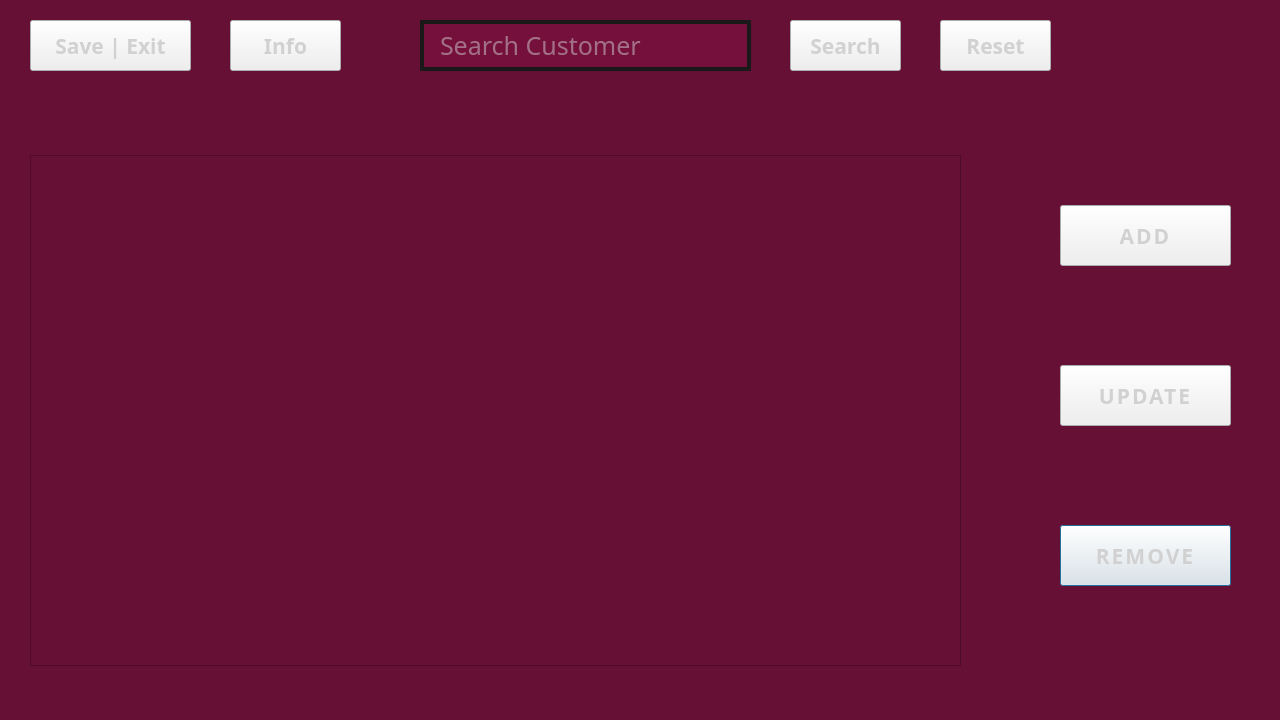
<?xml version="1.0" encoding="UTF-8"?>
<ui version="4.0">
 <class>ViewCustomerDialog</class>
 <widget class="QDialog" name="ViewCustomerDialog">
  <property name="geometry">
   <rect>
    <x>0</x>
    <y>0</y>
    <width>1280</width>
    <height>720</height>
   </rect>
  </property>
  <property name="windowTitle">
   <string>Dialog</string>
  </property>
  <property name="styleSheet">
   <string notr="true">QDialog {
	background-color: rgb(102, 16, 53);
}</string>
  </property>
  <widget class="QTableView" name="tableView">
   <property name="geometry">
    <rect>
     <x>30</x>
     <y>155</y>
     <width>931</width>
     <height>511</height>
    </rect>
   </property>
   <property name="font">
    <font>
     <family>Source Code Pro</family>
     <pointsize>12</pointsize>
     <bold>true</bold>
     <stylestrategy>PreferDefault</stylestrategy>
    </font>
   </property>
   <property name="mouseTracking">
    <bool>true</bool>
   </property>
   <property name="focusPolicy">
    <enum>Qt::ClickFocus</enum>
   </property>
   <property name="styleSheet">
    <string notr="true">QTableView {
background-color: rgb(102, 16, 53);
border: 6px solid  '#1a1818';
gridline-color:  '#1a1818';
selection-background-color: rgb(84, 13, 43);
}
QHeaderView::section {
border-color: rgb(26, 24, 24);
color: rgb(209, 209, 209);
font: 13pt &quot;HP Simplified Jpan&quot;;
background-color: rgb(102, 16, 53);
height: 65px;
}

QHeaderView::section::hover {
background-color: rgb(102, 16, 53);
}

QTableView::item{
background-color: rgb(102, 16, 53);
color: rgb(209, 209, 209);
}

QTableView::item:hover {
background-color: rgb(84, 13, 43);
}
QTableView::item:selected {
background-color: rgb(102, 16, 53);
}</string>
   </property>
   <property name="editTriggers">
    <set>QAbstractItemView::NoEditTriggers</set>
   </property>
   <property name="showGrid">
    <bool>true</bool>
   </property>
   <property name="gridStyle">
    <enum>Qt::DashLine</enum>
   </property>
   <property name="cornerButtonEnabled">
    <bool>false</bool>
   </property>
   <attribute name="horizontalHeaderCascadingSectionResizes">
    <bool>false</bool>
   </attribute>
   <attribute name="horizontalHeaderDefaultSectionSize">
    <number>159</number>
   </attribute>
   <attribute name="verticalHeaderCascadingSectionResizes">
    <bool>false</bool>
   </attribute>
  </widget>
  <widget class="QPushButton" name="rmCustomerBtn">
   <property name="geometry">
    <rect>
     <x>1060</x>
     <y>525</y>
     <width>171</width>
     <height>61</height>
    </rect>
   </property>
   <property name="font">
    <font>
     <family>HP Simplified Jpan</family>
     <pointsize>16</pointsize>
     <bold>true</bold>
    </font>
   </property>
   <property name="styleSheet">
    <string notr="true">QPushButton {
background: '#75103c';
color: rgb(209, 209, 209);
border: 4px solid '#1a1818';
letter-spacing: 2px;
}

QPushButton::hover {
background-color: rgb(84, 13, 43);
}</string>
   </property>
   <property name="text">
    <string>REMOVE</string>
   </property>
  </widget>
  <widget class="QPushButton" name="infoBtn">
   <property name="geometry">
    <rect>
     <x>230</x>
     <y>20</y>
     <width>111</width>
     <height>51</height>
    </rect>
   </property>
   <property name="font">
    <font>
     <family>HP Simplified Jpan</family>
     <pointsize>16</pointsize>
     <bold>true</bold>
    </font>
   </property>
   <property name="styleSheet">
    <string notr="true">QPushButton {
background: '#75103c';
color: rgb(209, 209, 209);
border: 4px solid '#1a1818';
}

QPushButton::hover {
background-color: rgb(84, 13, 43);
}</string>
   </property>
   <property name="text">
    <string>Info</string>
   </property>
  </widget>
  <widget class="QLineEdit" name="srchCustomerBox">
   <property name="geometry">
    <rect>
     <x>420</x>
     <y>20</y>
     <width>331</width>
     <height>51</height>
    </rect>
   </property>
   <property name="font">
    <font>
     <family>HP Simpified Jpan</family>
     <pointsize>19</pointsize>
     <italic>false</italic>
     <bold>false</bold>
    </font>
   </property>
   <property name="styleSheet">
    <string notr="true">QLineEdit {
	font: 19pt &quot;HP Simpified Jpan&quot;;
	border: 4px solid rgb(26, 24, 24);
	padding-left: 14px;
	background: rgb(117, 16, 60);
	color: rgb(209, 209, 209);
}</string>
   </property>
   <property name="text">
    <string/>
   </property>
   <property name="placeholderText">
    <string>Search Customer</string>
   </property>
  </widget>
  <widget class="QPushButton" name="resetBtn">
   <property name="geometry">
    <rect>
     <x>940</x>
     <y>20</y>
     <width>111</width>
     <height>51</height>
    </rect>
   </property>
   <property name="font">
    <font>
     <family>HP Simplified Jpan</family>
     <pointsize>16</pointsize>
     <bold>true</bold>
    </font>
   </property>
   <property name="styleSheet">
    <string notr="true">QPushButton {
background: '#75103c';
color: rgb(209, 209, 209);
border: 4px solid '#1a1818';
}

QPushButton::hover {
background-color: rgb(84, 13, 43);
}</string>
   </property>
   <property name="text">
    <string>Reset</string>
   </property>
  </widget>
  <widget class="QPushButton" name="timeButton">
   <property name="geometry">
    <rect>
     <x>1090</x>
     <y>15</y>
     <width>161</width>
     <height>61</height>
    </rect>
   </property>
   <property name="font">
    <font>
     <family>HP Simplified Jpan</family>
     <pointsize>16</pointsize>
     <bold>true</bold>
    </font>
   </property>
   <property name="styleSheet">
    <string notr="true">QPushButton {
background: '#75103c';
color: rgb(209, 209, 209);
border: 4px solid '#1a1818';
border-radius: 10px;
}

QPushButton::hover {
background: '#75103c';
}</string>
   </property>
   <property name="text">
    <string/>
   </property>
  </widget>
  <widget class="QPushButton" name="saveBtn">
   <property name="geometry">
    <rect>
     <x>30</x>
     <y>20</y>
     <width>161</width>
     <height>51</height>
    </rect>
   </property>
   <property name="font">
    <font>
     <family>HP Simplified Jpan</family>
     <pointsize>16</pointsize>
     <bold>true</bold>
    </font>
   </property>
   <property name="styleSheet">
    <string notr="true">QPushButton {
background: '#75103c';
color: rgb(209, 209, 209);
border: 4px solid '#1a1818';
}

QPushButton::hover {
background-color: rgb(84, 13, 43);
}</string>
   </property>
   <property name="text">
    <string>Save | Exit</string>
   </property>
  </widget>
  <widget class="QPushButton" name="addCustomerBtn">
   <property name="geometry">
    <rect>
     <x>1060</x>
     <y>205</y>
     <width>171</width>
     <height>61</height>
    </rect>
   </property>
   <property name="font">
    <font>
     <family>HP Simplified Jpan</family>
     <pointsize>16</pointsize>
     <bold>true</bold>
    </font>
   </property>
   <property name="styleSheet">
    <string notr="true">QPushButton {
background: '#75103c';
color: rgb(209, 209, 209);
border: 4px solid '#1a1818';
letter-spacing: 2px;
}

QPushButton::hover {
background-color: rgb(84, 13, 43);
}</string>
   </property>
   <property name="text">
    <string>ADD</string>
   </property>
  </widget>
  <widget class="QPushButton" name="updtCustomerBtn">
   <property name="geometry">
    <rect>
     <x>1060</x>
     <y>365</y>
     <width>171</width>
     <height>61</height>
    </rect>
   </property>
   <property name="font">
    <font>
     <family>HP Simplified Jpan</family>
     <pointsize>16</pointsize>
     <bold>true</bold>
    </font>
   </property>
   <property name="styleSheet">
    <string notr="true">QPushButton {
background: '#75103c';
color: rgb(209, 209, 209);
border: 4px solid '#1a1818';
letter-spacing: 2px;
}

QPushButton::hover {
background-color: rgb(84, 13, 43);
}</string>
   </property>
   <property name="text">
    <string>UPDATE</string>
   </property>
  </widget>
  <widget class="QPushButton" name="srchButton">
   <property name="geometry">
    <rect>
     <x>790</x>
     <y>20</y>
     <width>111</width>
     <height>51</height>
    </rect>
   </property>
   <property name="font">
    <font>
     <family>HP Simplified Jpan</family>
     <pointsize>16</pointsize>
     <bold>true</bold>
    </font>
   </property>
   <property name="styleSheet">
    <string notr="true">QPushButton {
background: '#75103c';
color: rgb(209, 209, 209);
border: 4px solid '#1a1818';
}

QPushButton::hover {
background-color: rgb(84, 13, 43);
}</string>
   </property>
   <property name="text">
    <string>Search</string>
   </property>
  </widget>
 </widget>
 <resources/>
 <connections/>
</ui>
